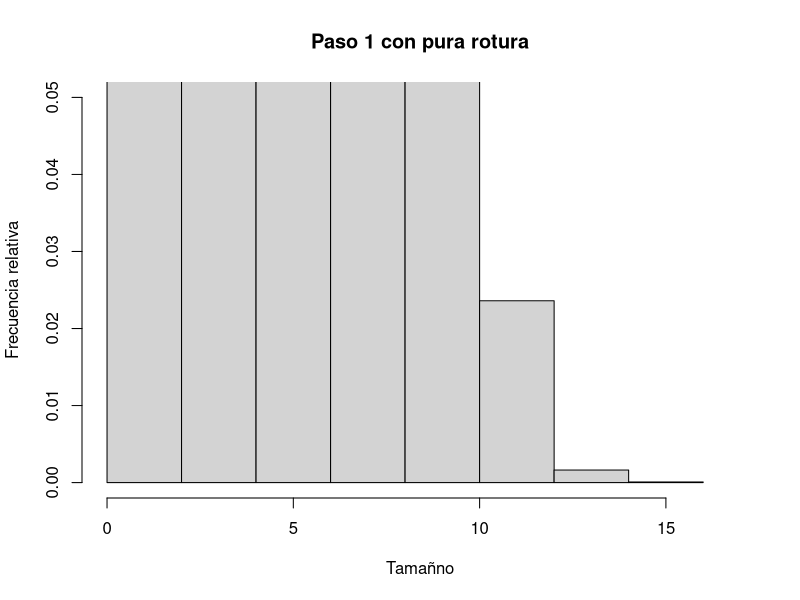
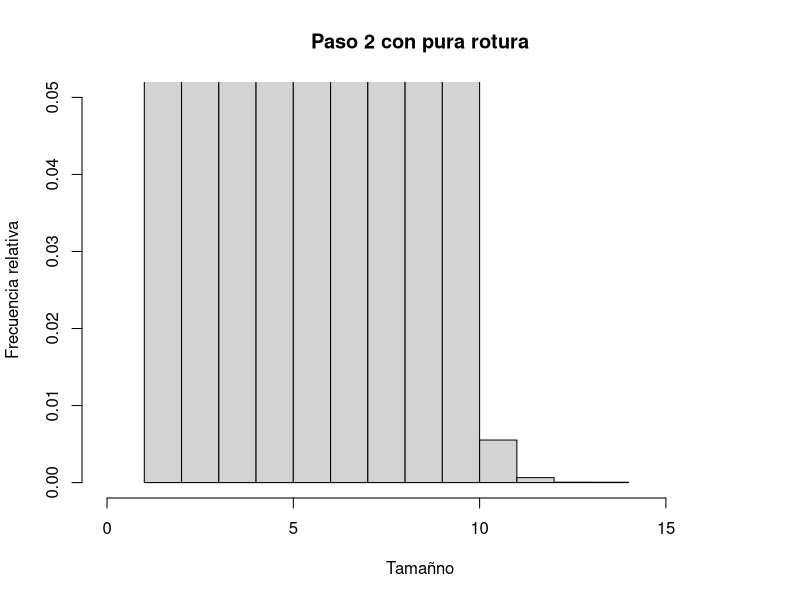
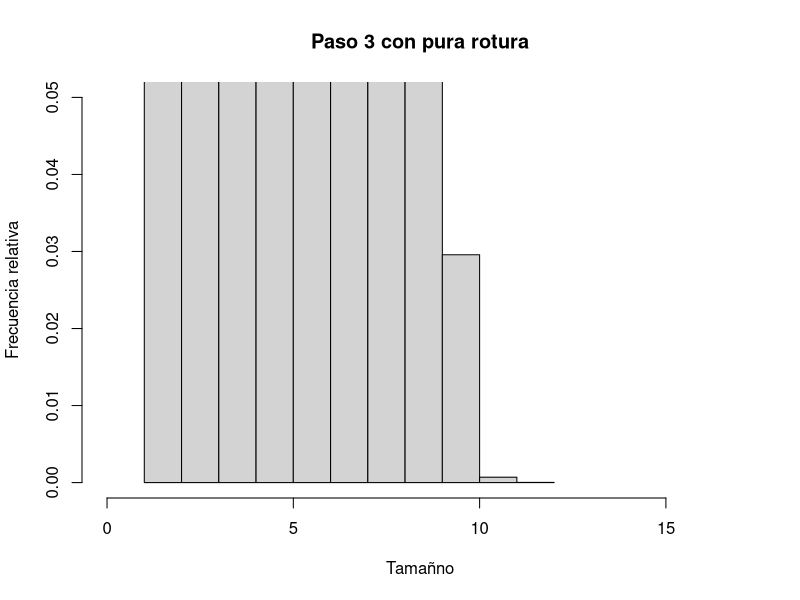
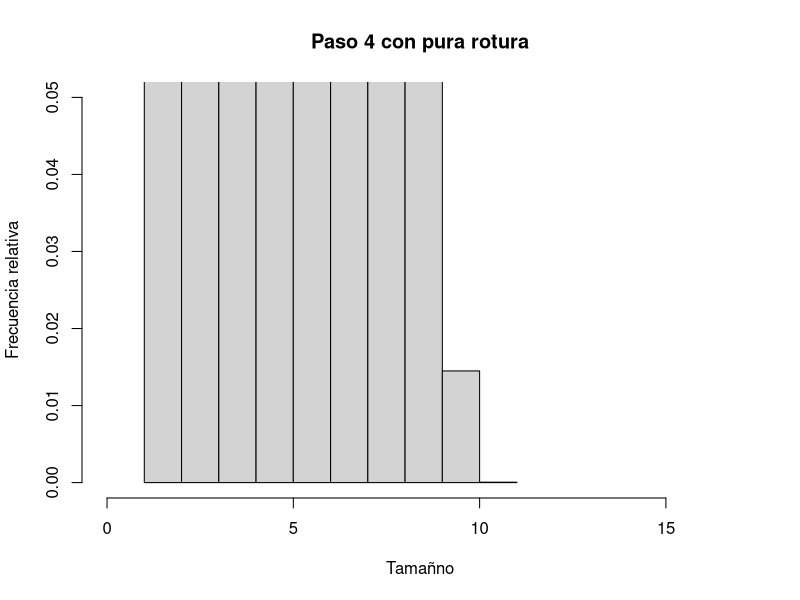
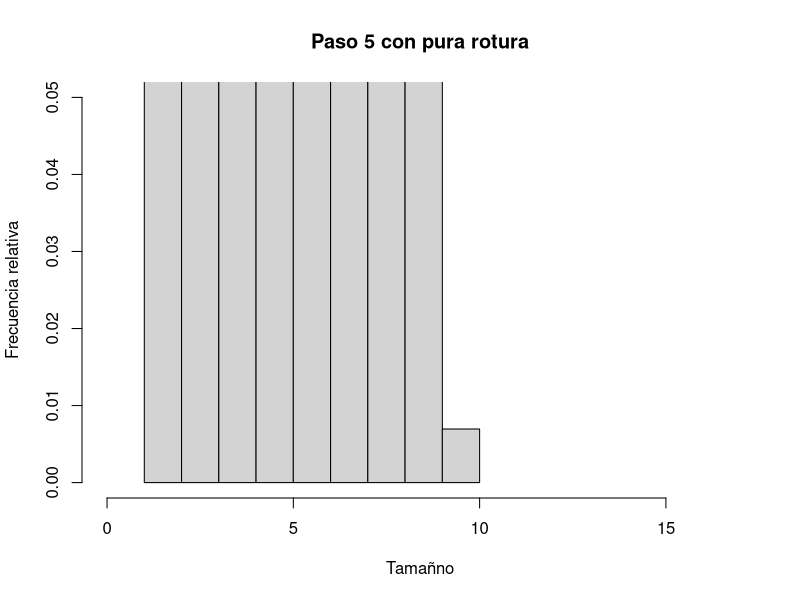
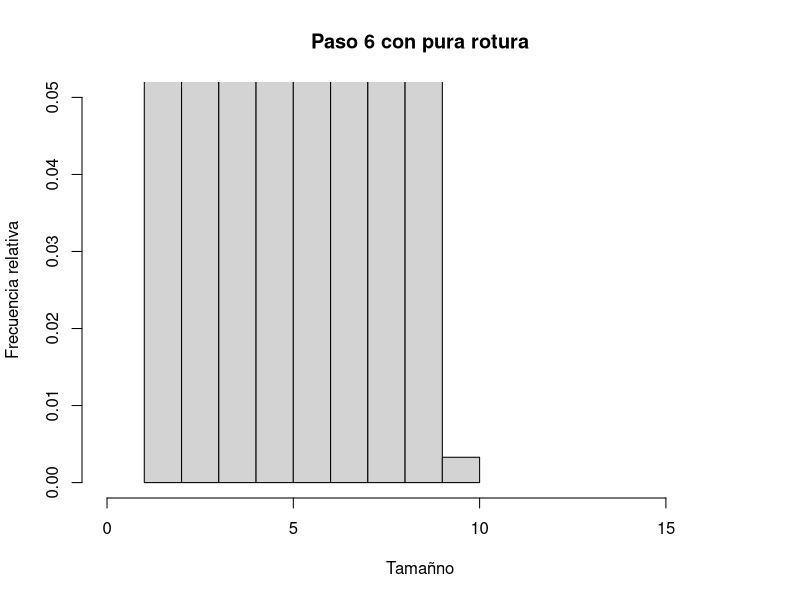
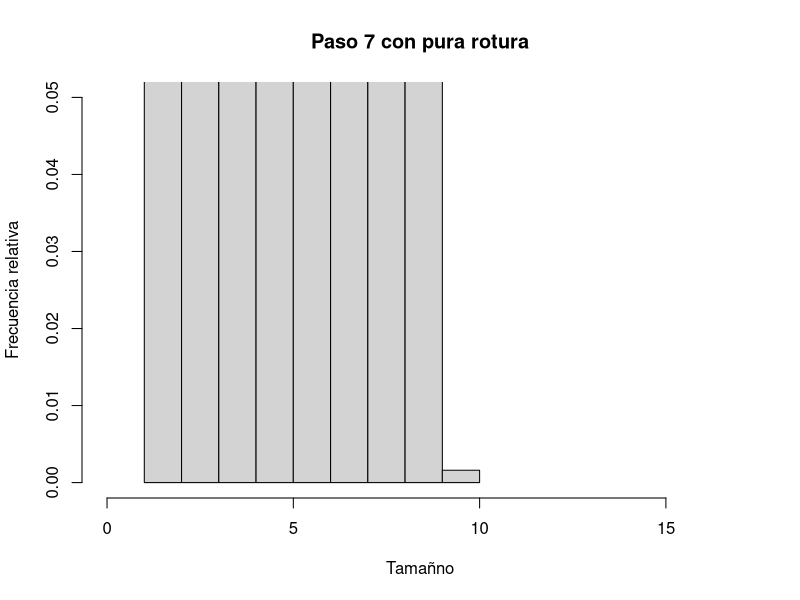
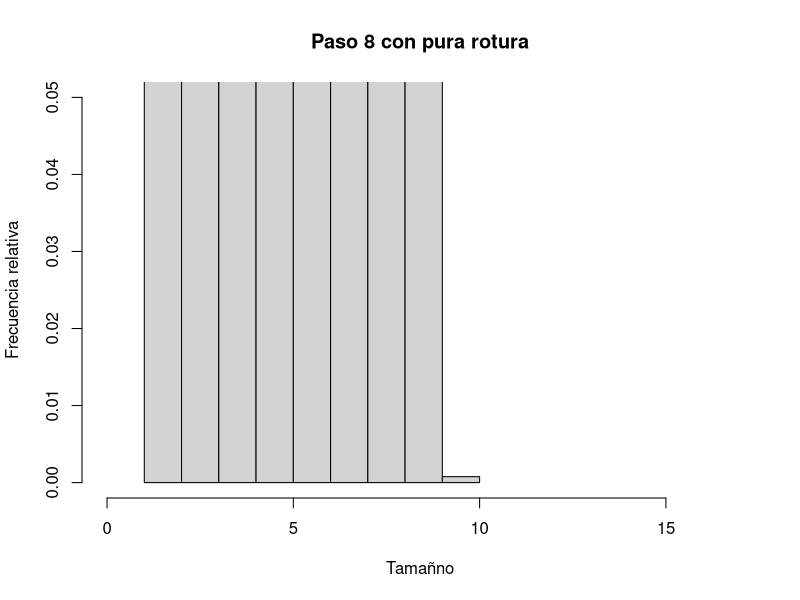

R code for these plots, in order:
t<-system.time({

  k <- 100000
  n <- 1000000
originales <- rnorm(k)
cumulos <- originales - min(originales) + 1
cumulos <- round(n * cumulos / sum(cumulos))
diferencia <- n - sum(cumulos)
if (diferencia > 0) {
  for (i in 1:diferencia) {
    p <- sample(1:k, 1)
    cumulos[p] <- cumulos[p] + 1
  }
} else if (diferencia < 0) {
  for (i in 1:-diferencia) {
    p <- sample(1:k, 1)
    if (cumulos[p] > 1) {
      cumulos[p] <- cumulos[p] - 1
    }
  }
}
c <- median(cumulos) # tamanio critico de cumulos
d <- sd(cumulos) / 4 # factor arbitrario para suavizar la curva
rotura <- function(x) {
  return (1 / (1 + exp((c - x) / d)))
}
union <- function(x) {
  return (exp(-x / c))
}
romperse <- function(tam, cuantos) {
  res <- integer()
  for (cumulo in 1:cuantos) {
    if (runif(1) < rotura(tam)) {
      primera <- sample(1:(tam-1), 1)
      segunda <- tam - primera
      res <- c(res, primera, segunda)
    } else {
      res <- c(res, tam)
    }
  }
  return(res)
}
freq <- as.data.frame(table(cumulos))
names(freq) <- c("tam", "num")
freq$tam <- as.numeric(levels(freq$tam))[freq$tam]
duracion <- 10
digitos <- floor(log(duracion, 10)) + 1
xmax <- NULL
for (paso in 1:duracion) {
  pedazos <- integer()
  for (i in 1:dim(freq)[1]) {
    urna <- freq[i,]
    pedazos <- c(pedazos, romperse(urna$tam, urna$num))
  }
  tl <- paste(paso, "", sep<-"")
  while (nchar(tl) < digitos) {
    tl <- paste("0", tl, sep="")
  }
  if (is.null(xmax)) {
    xmax <- 1.05 * max(pedazos)
  }
  hist(pedazos, breaks=10, main=paste("Paso", paso, "con pura rotura"), 
       freq=FALSE, xlim=c(0, xmax), ylim=c(0, 0.05),
       xlab="Tama\u{00f1}no", ylab="Frecuencia relativa")
  graphics.off()
  freq <- as.data.frame(table(pedazos))
  names(freq) <- c("tam", "num")
  freq$tam <- as.numeric(levels(freq$tam))[freq$tam]
}

})[3]